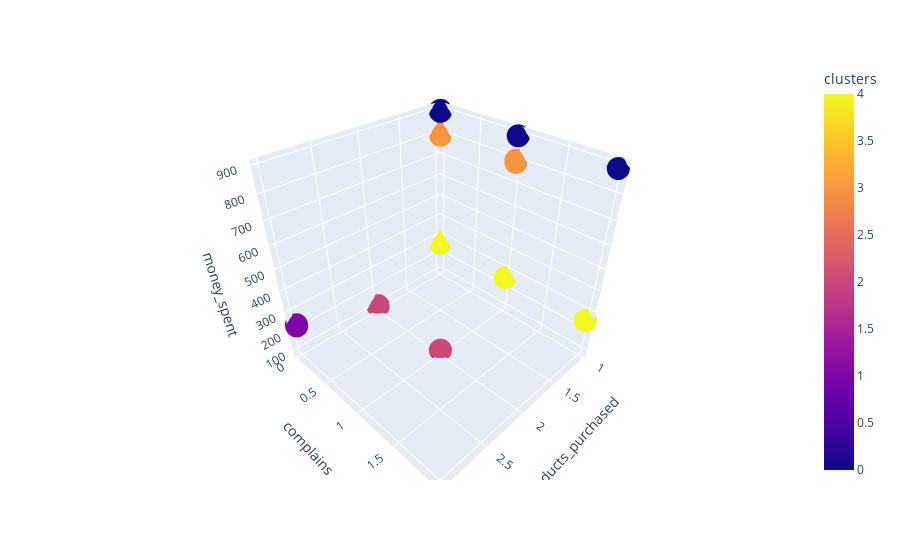

The notebook cell this image was saved under:
### Code cell
# visualize clusters
figure = px.scatter_3d(customersdata,
                    color='clusters',
                    x="products_purchased",
                    y="complains",
                    z="money_spent",
                    category_orders = {"clusters": ["0", "1", "2", "3", "4"]}
                    )
figure.update_layout()
figure.show()

### Figure 1 — Plotly figure (JSON) as saved in the notebook; plotly's stock layout.template omitted (floating-point values rounded to 4 significant figures; data arrays with more than 128 entries replaced by an {"elided": "..."} marker saying what was removed)
{"data": [{"hovertemplate": "products_purchased=%{x}<br>complains=%{y}<br>money_spent=%{z}<br>clusters=%{marker.color}<extra></extra>", "legendgroup": "", "marker": {"color": {"elided": "24000 int values"}, "coloraxis": "coloraxis", "symbol": "circle"}, "mode": "markers", "name": "", "scene": "scene", "showlegend": false, "type": "scatter3d", "x": {"elided": "24000 int values"}, "y": {"elided": "24000 int values"}, "z": {"elided": "24000 float values"}}], "layout": {"coloraxis": {"colorbar": {"title": {"text": "clusters"}}, "colorscale": [[0, "#0d0887"], [0.1111, "#46039f"], [0.2222, "#7201a8"], [0.3333, "#9c179e"], [0.4444, "#bd3786"], [0.5556, "#d8576b"], [0.6667, "#ed7953"], [0.7778, "#fb9f3a"], [0.8889, "#fdca26"], [1, "#f0f921"]]}, "legend": {"tracegroupgap": 0}, "margin": {"t": 60}, "scene": {"domain": {"x": [0, 1], "y": [0, 1]}, "xaxis": {"title": {"text": "products_purchased"}}, "yaxis": {"title": {"text": "complains"}}, "zaxis": {"title": {"text": "money_spent"}}}}}
